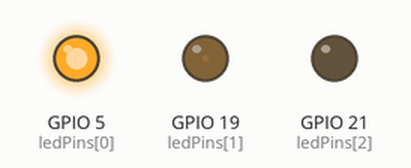
The sketch below on a simulated ESP32. On the bench: output pins drawn as LEDs (lit = HIGH).

Above: at 0.05 s.
At 1.85 s:
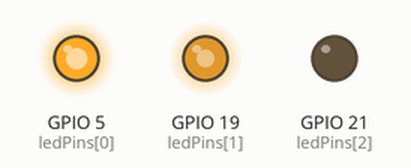
At 3.75 s:
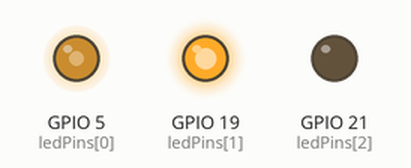
At 7.45 s:
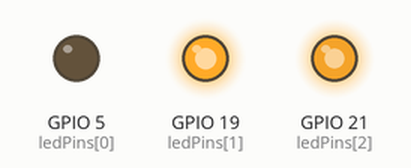
At 11.15 s:
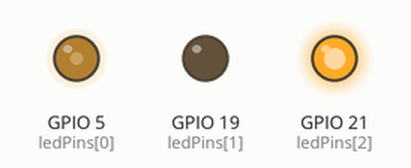
At 14.85 s:
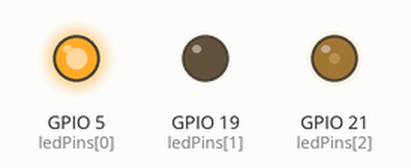
Timing chart, 0 to 20.0 s (numbered marks = the images above):
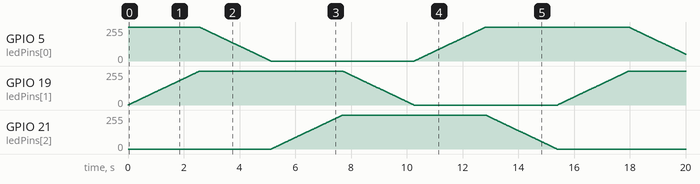

The sketch:

Fading-RGB-LED.ino
```cpp
int ledPins[] = {5, 19, 21}; // R, G, B
int delayTime = 10;

void setup() {
  for (int i = 0; i < 3; i++) {
    ledcAttach(ledPins[i], 5000, 8);
  }
}

void loop() {

  // RED → YELLOW
  for (int i = 0; i <= 255; i++) {
    ledcWrite(ledPins[0], 255);
    ledcWrite(ledPins[1], i);
    ledcWrite(ledPins[2], 0);
    delay(delayTime);
  }

  // YELLOW → GREEN
  for (int i = 255; i >= 0; i--) {
    ledcWrite(ledPins[0], i);
    ledcWrite(ledPins[1], 255);
    ledcWrite(ledPins[2], 0);
    delay(delayTime);
  }

  // GREEN → CYAN
  for (int i = 0; i <= 255; i++) {
    ledcWrite(ledPins[0], 0);
    ledcWrite(ledPins[1], 255);
    ledcWrite(ledPins[2], i);
    delay(delayTime);
  }

  // CYAN → BLUE
  for (int i = 255; i >= 0; i--) {
    ledcWrite(ledPins[0], 0);
    ledcWrite(ledPins[1], i);
    ledcWrite(ledPins[2], 255);
    delay(delayTime);
  }

  // BLUE → MAGENTA
  for (int i = 0; i <= 255; i++) {
    ledcWrite(ledPins[0], i);
    ledcWrite(ledPins[1], 0);
    ledcWrite(ledPins[2], 255);
    delay(delayTime);
  }

  // MAGENTA → RED
  for (int i = 255; i >= 0; i--) {
    ledcWrite(ledPins[0], 255);
    ledcWrite(ledPins[1], 0);
    ledcWrite(ledPins[2], i);
    delay(delayTime);
  }
}
```
